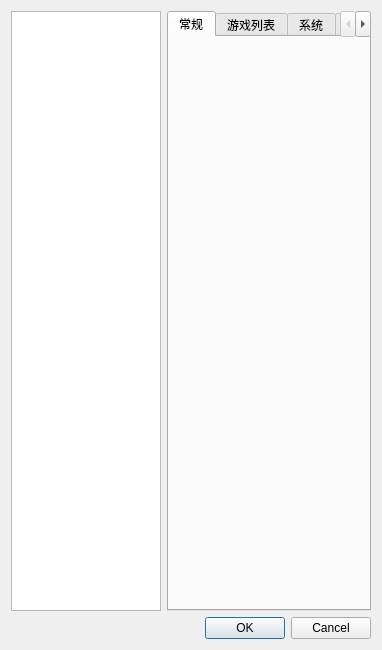
<?xml version="1.0" encoding="UTF-8"?>
<ui version="4.0">
 <class>ConfigureDialog</class>
 <widget class="QDialog" name="ConfigureDialog">
  <property name="geometry">
   <rect>
    <x>0</x>
    <y>0</y>
    <width>382</width>
    <height>650</height>
   </rect>
  </property>
  <property name="minimumSize">
   <size>
    <width>0</width>
    <height>650</height>
   </size>
  </property>
  <property name="windowTitle">
   <string>yuzu 配置</string>
  </property>
  <layout class="QVBoxLayout" name="verticalLayout">
   <item>
    <layout class="QHBoxLayout" name="horizontalLayout">
     <item>
      <widget class="QListWidget" name="selectorList">
       <property name="minimumSize">
        <size>
         <width>150</width>
         <height>0</height>
        </size>
       </property>
       <property name="maximumSize">
        <size>
         <width>150</width>
         <height>16777215</height>
        </size>
       </property>
      </widget>
     </item>
     <item>
      <widget class="QTabWidget" name="tabWidget">
       <property name="currentIndex">
        <number>0</number>
       </property>
       <widget class="ConfigureGeneral" name="generalTab">
        <attribute name="title">
         <string>常规</string>
        </attribute>
       </widget>
       <widget class="ConfigureGameList" name="gameListTab">
        <attribute name="title">
         <string>游戏列表</string>
        </attribute>
       </widget>
       <widget class="ConfigureSystem" name="systemTab">
        <attribute name="title">
         <string>系统</string>
        </attribute>
       </widget>
       <widget class="ConfigureProfileManager" name="profileManagerTab">
        <attribute name="title">
         <string>简介</string>
        </attribute>
       </widget>
       <widget class="ConfigureFilesystem" name="filesystemTab">
        <attribute name="title">
         <string>文件系统</string>
        </attribute>
       </widget>
       <widget class="ConfigureInputSimple" name="inputTab">
        <attribute name="title">
         <string>输入</string>
        </attribute>
       </widget>
       <widget class="ConfigureHotkeys" name="hotkeysTab">
        <attribute name="title">
         <string>热键</string>
        </attribute>
       </widget>
       <widget class="ConfigureGraphics" name="graphicsTab">
        <attribute name="title">
         <string>图形</string>
        </attribute>
       </widget>
       <widget class="ConfigureAudio" name="audioTab">
        <attribute name="title">
         <string>音频</string>
        </attribute>
       </widget>
       <widget class="ConfigureDebug" name="debugTab">
        <attribute name="title">
         <string>调试</string>
        </attribute>
       </widget>
       <widget class="ConfigureWeb" name="webTab">
        <attribute name="title">
         <string>网络</string>
        </attribute>
       </widget>
       <widget class="ConfigureService" name="serviceTab">
        <attribute name="title">
         <string>服务</string>
        </attribute>
       </widget>
      </widget>
     </item>
    </layout>
   </item>
   <item>
    <widget class="QDialogButtonBox" name="buttonBox">
     <property name="standardButtons">
      <set>QDialogButtonBox::Cancel|QDialogButtonBox::Ok</set>
     </property>
    </widget>
   </item>
  </layout>
 </widget>
 <customwidgets>
  <customwidget>
   <class>ConfigureGeneral</class>
   <extends>QWidget</extends>
   <header>configuration/configure_general.h</header>
   <container>1</container>
  </customwidget>
  <customwidget>
   <class>ConfigureSystem</class>
   <extends>QWidget</extends>
   <header>configuration/configure_system.h</header>
   <container>1</container>
  </customwidget>
  <customwidget>
   <class>ConfigureProfileManager</class>
   <extends>QWidget</extends>
   <header>configuration/configure_profile_manager.h</header>
   <container>1</container>
  </customwidget>
  <customwidget>
   <class>ConfigureFilesystem</class>
   <extends>QWidget</extends>
   <header>configuration/configure_filesystem.h</header>
   <container>1</container>
  </customwidget>
  <customwidget>
   <class>ConfigureAudio</class>
   <extends>QWidget</extends>
   <header>configuration/configure_audio.h</header>
   <container>1</container>
  </customwidget>
  <customwidget>
   <class>ConfigureDebug</class>
   <extends>QWidget</extends>
   <header>configuration/configure_debug.h</header>
   <container>1</container>
  </customwidget>
  <customwidget>
   <class>ConfigureGraphics</class>
   <extends>QWidget</extends>
   <header>configuration/configure_graphics.h</header>
   <container>1</container>
  </customwidget>
  <customwidget>
   <class>ConfigureWeb</class>
   <extends>QWidget</extends>
   <header>configuration/configure_web.h</header>
   <container>1</container>
  </customwidget>
  <customwidget>
   <class>ConfigureGameList</class>
   <extends>QWidget</extends>
   <header>configuration/configure_gamelist.h</header>
   <container>1</container>
  </customwidget>
  <customwidget>
   <class>ConfigureInputSimple</class>
   <extends>QWidget</extends>
   <header>configuration/configure_input_simple.h</header>
   <container>1</container>
  </customwidget>
  <customwidget>
   <class>ConfigureHotkeys</class>
   <extends>QWidget</extends>
   <header>configuration/configure_hotkeys.h</header>
   <container>1</container>
  </customwidget>
  <customwidget>
   <class>ConfigureService</class>
   <extends>QWidget</extends>
   <header>configuration/configure_service.h</header>
   <container>1</container>
  </customwidget>
 </customwidgets>
 <resources/>
 <connections>
  <connection>
   <sender>buttonBox</sender>
   <signal>accepted()</signal>
   <receiver>ConfigureDialog</receiver>
   <slot>accept()</slot>
   <hints>
    <hint type="sourcelabel">
     <x>220</x>
     <y>380</y>
    </hint>
    <hint type="destinationlabel">
     <x>220</x>
     <y>200</y>
    </hint>
   </hints>
  </connection>
  <connection>
   <sender>buttonBox</sender>
   <signal>rejected()</signal>
   <receiver>ConfigureDialog</receiver>
   <slot>reject()</slot>
   <hints>
    <hint type="sourcelabel">
     <x>220</x>
     <y>380</y>
    </hint>
    <hint type="destinationlabel">
     <x>220</x>
     <y>200</y>
    </hint>
   </hints>
  </connection>
 </connections>
</ui>
